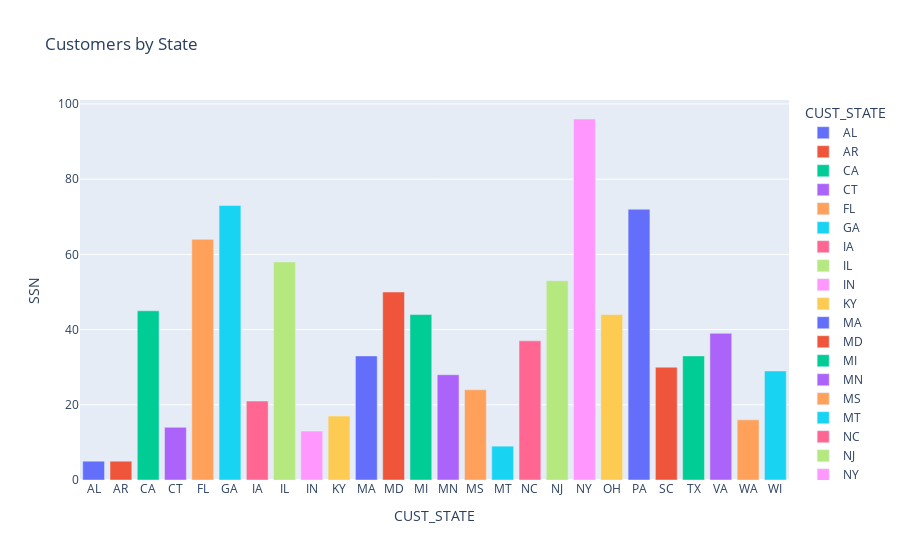

Notebook source saved alongside this figure:
### Code cell
#Find and plot which state has a high number of customers.
grouped = cudf.groupby('CUST_STATE')['SSN'].count().reset_index()
grouped

fig = px.bar(grouped, x='CUST_STATE', y='SSN', color='CUST_STATE', title='Customers by State')
fig.show()

### Figure 1 — Plotly figure (JSON) as saved in the notebook; plotly's stock layout.template omitted (floating-point values rounded to 4 significant figures)
{"data": [{"alignmentgroup": "True", "hovertemplate": "CUST_STATE=%{x}<br>SSN=%{y}<extra></extra>", "legendgroup": "AL", "marker": {"color": "#636efa", "pattern": {"shape": ""}}, "name": "AL", "offsetgroup": "AL", "orientation": "v", "showlegend": true, "textposition": "auto", "type": "bar", "x": ["AL"], "xaxis": "x", "y": [5], "yaxis": "y"}, {"alignmentgroup": "True", "hovertemplate": "CUST_STATE=%{x}<br>SSN=%{y}<extra></extra>", "legendgroup": "AR", "marker": {"color": "#EF553B", "pattern": {"shape": ""}}, "name": "AR", "offsetgroup": "AR", "orientation": "v", "showlegend": true, "textposition": "auto", "type": "bar", "x": ["AR"], "xaxis": "x", "y": [5], "yaxis": "y"}, {"alignmentgroup": "True", "hovertemplate": "CUST_STATE=%{x}<br>SSN=%{y}<extra></extra>", "legendgroup": "CA", "marker": {"color": "#00cc96", "pattern": {"shape": ""}}, "name": "CA", "offsetgroup": "CA", "orientation": "v", "showlegend": true, "textposition": "auto", "type": "bar", "x": ["CA"], "xaxis": "x", "y": [45], "yaxis": "y"}, {"alignmentgroup": "True", "hovertemplate": "CUST_STATE=%{x}<br>SSN=%{y}<extra></extra>", "legendgroup": "CT", "marker": {"color": "#ab63fa", "pattern": {"shape": ""}}, "name": "CT", "offsetgroup": "CT", "orientation": "v", "showlegend": true, "textposition": "auto", "type": "bar", "x": ["CT"], "xaxis": "x", "y": [14], "yaxis": "y"}, {"alignmentgroup": "True", "hovertemplate": "CUST_STATE=%{x}<br>SSN=%{y}<extra></extra>", "legendgroup": "FL", "marker": {"color": "#FFA15A", "pattern": {"shape": ""}}, "name": "FL", "offsetgroup": "FL", "orientation": "v", "showlegend": true, "textposition": "auto", "type": "bar", "x": ["FL"], "xaxis": "x", "y": [64], "yaxis": "y"}, {"alignmentgroup": "True", "hovertemplate": "CUST_STATE=%{x}<br>SSN=%{y}<extra></extra>", "legendgroup": "GA", "marker": {"color": "#19d3f3", "pattern": {"shape": ""}}, "name": "GA", "offsetgroup": "GA", "orientation": "v", "showlegend": true, "textposition": "auto", "type": "bar", "x": ["GA"], "xaxis": "x", "y": [73], "yaxis": "y"}, {"alignmentgroup": "True", "hovertemplate": "CUST_STATE=%{x}<br>SSN=%{y}<extra></extra>", "legendgroup": "IA", "marker": {"color": "#FF6692", "pattern": {"shape": ""}}, "name": "IA", "offsetgroup": "IA", "orientation": "v", "showlegend": true, "textposition": "auto", "type": "bar", "x": ["IA"], "xaxis": "x", "y": [21], "yaxis": "y"}, {"alignmentgroup": "True", "hovertemplate": "CUST_STATE=%{x}<br>SSN=%{y}<extra></extra>", "legendgroup": "IL", "marker": {"color": "#B6E880", "pattern": {"shape": ""}}, "name": "IL", "offsetgroup": "IL", "orientation": "v", "showlegend": true, "textposition": "auto", "type": "bar", "x": ["IL"], "xaxis": "x", "y": [58], "yaxis": "y"}, {"alignmentgroup": "True", "hovertemplate": "CUST_STATE=%{x}<br>SSN=%{y}<extra></extra>", "legendgroup": "IN", "marker": {"color": "#FF97FF", "pattern": {"shape": ""}}, "name": "IN", "offsetgroup": "IN", "orientation": "v", "showlegend": true, "textposition": "auto", "type": "bar", "x": ["IN"], "xaxis": "x", "y": [13], "yaxis": "y"}, {"alignmentgroup": "True", "hovertemplate": "CUST_STATE=%{x}<br>SSN=%{y}<extra></extra>", "legendgroup": "KY", "marker": {"color": "#FECB52", "pattern": {"shape": ""}}, "name": "KY", "offsetgroup": "KY", "orientation": "v", "showlegend": true, "textposition": "auto", "type": "bar", "x": ["KY"], "xaxis": "x", "y": [17], "yaxis": "y"}, {"alignmentgroup": "True", "hovertemplate": "CUST_STATE=%{x}<br>SSN=%{y}<extra></extra>", "legendgroup": "MA", "marker": {"color": "#636efa", "pattern": {"shape": ""}}, "name": "MA", "offsetgroup": "MA", "orientation": "v", "showlegend": true, "textposition": "auto", "type": "bar", "x": ["MA"], "xaxis": "x", "y": [33], "yaxis": "y"}, {"alignmentgroup": "True", "hovertemplate": "CUST_STATE=%{x}<br>SSN=%{y}<extra></extra>", "legendgroup": "MD", "marker": {"color": "#EF553B", "pattern": {"shape": ""}}, "name": "MD", "offsetgroup": "MD", "orientation": "v", "showlegend": true, "textposition": "auto", "type": "bar", "x": ["MD"], "xaxis": "x", "y": [50], "yaxis": "y"}, {"alignmentgroup": "True", "hovertemplate": "CUST_STATE=%{x}<br>SSN=%{y}<extra></extra>", "legendgroup": "MI", "marker": {"color": "#00cc96", "pattern": {"shape": ""}}, "name": "MI", "offsetgroup": "MI", "orientation": "v", "showlegend": true, "textposition": "auto", "type": "bar", "x": ["MI"], "xaxis": "x", "y": [44], "yaxis": "y"}, {"alignmentgroup": "True", "hovertemplate": "CUST_STATE=%{x}<br>SSN=%{y}<extra></extra>", "legendgroup": "MN", "marker": {"color": "#ab63fa", "pattern": {"shape": ""}}, "name": "MN", "offsetgroup": "MN", "orientation": "v", "showlegend": true, "textposition": "auto", "type": "bar", "x": ["MN"], "xaxis": "x", "y": [28], "yaxis": "y"}, {"alignmentgroup": "True", "hovertemplate": "CUST_STATE=%{x}<br>SSN=%{y}<extra></extra>", "legendgroup": "MS", "marker": {"color": "#FFA15A", "pattern": {"shape": ""}}, "name": "MS", "offsetgroup": "MS", "orientation": "v", "showlegend": true, "textposition": "auto", "type": "bar", "x": ["MS"], "xaxis": "x", "y": [24], "yaxis": "y"}, {"alignmentgroup": "True", "hovertemplate": "CUST_STATE=%{x}<br>SSN=%{y}<extra></extra>", "legendgroup": "MT", "marker": {"color": "#19d3f3", "pattern": {"shape": ""}}, "name": "MT", "offsetgroup": "MT", "orientation": "v", "showlegend": true, "textposition": "auto", "type": "bar", "x": ["MT"], "xaxis": "x", "y": [9], "yaxis": "y"}, {"alignmentgroup": "True", "hovertemplate": "CUST_STATE=%{x}<br>SSN=%{y}<extra></extra>", "legendgroup": "NC", "marker": {"color": "#FF6692", "pattern": {"shape": ""}}, "name": "NC", "offsetgroup": "NC", "orientation": "v", "showlegend": true, "textposition": "auto", "type": "bar", "x": ["NC"], "xaxis": "x", "y": [37], "yaxis": "y"}, {"alignmentgroup": "True", "hovertemplate": "CUST_STATE=%{x}<br>SSN=%{y}<extra></extra>", "legendgroup": "NJ", "marker": {"color": "#B6E880", "pattern": {"shape": ""}}, "name": "NJ", "offsetgroup": "NJ", "orientation": "v", "showlegend": true, "textposition": "auto", "type": "bar", "x": ["NJ"], "xaxis": "x", "y": [53], "yaxis": "y"}, {"alignmentgroup": "True", "hovertemplate": "CUST_STATE=%{x}<br>SSN=%{y}<extra></extra>", "legendgroup": "NY", "marker": {"color": "#FF97FF", "pattern": {"shape": ""}}, "name": "NY", "offsetgroup": "NY", "orientation": "v", "showlegend": true, "textposition": "auto", "type": "bar", "x": ["NY"], "xaxis": "x", "y": [96], "yaxis": "y"}, {"alignmentgroup": "True", "hovertemplate": "CUST_STATE=%{x}<br>SSN=%{y}<extra></extra>", "legendgroup": "OH", "marker": {"color": "#FECB52", "pattern": {"shape": ""}}, "name": "OH", "offsetgroup": "OH", "orientation": "v", "showlegend": true, "textposition": "auto", "type": "bar", "x": ["OH"], "xaxis": "x", "y": [44], "yaxis": "y"}, {"alignmentgroup": "True", "hovertemplate": "CUST_STATE=%{x}<br>SSN=%{y}<extra></extra>", "legendgroup": "PA", "marker": {"color": "#636efa", "pattern": {"shape": ""}}, "name": "PA", "offsetgroup": "PA", "orientation": "v", "showlegend": true, "textposition": "auto", "type": "bar", "x": ["PA"], "xaxis": "x", "y": [72], "yaxis": "y"}, {"alignmentgroup": "True", "hovertemplate": "CUST_STATE=%{x}<br>SSN=%{y}<extra></extra>", "legendgroup": "SC", "marker": {"color": "#EF553B", "pattern": {"shape": ""}}, "name": "SC", "offsetgroup": "SC", "orientation": "v", "showlegend": true, "textposition": "auto", "type": "bar", "x": ["SC"], "xaxis": "x", "y": [30], "yaxis": "y"}, {"alignmentgroup": "True", "hovertemplate": "CUST_STATE=%{x}<br>SSN=%{y}<extra></extra>", "legendgroup": "TX", "marker": {"color": "#00cc96", "pattern": {"shape": ""}}, "name": "TX", "offsetgroup": "TX", "orientation": "v", "showlegend": true, "textposition": "auto", "type": "bar", "x": ["TX"], "xaxis": "x", "y": [33], "yaxis": "y"}, {"alignmentgroup": "True", "hovertemplate": "CUST_STATE=%{x}<br>SSN=%{y}<extra></extra>", "legendgroup": "VA", "marker": {"color": "#ab63fa", "pattern": {"shape": ""}}, "name": "VA", "offsetgroup": "VA", "orientation": "v", "showlegend": true, "textposition": "auto", "type": "bar", "x": ["VA"], "xaxis": "x", "y": [39], "yaxis": "y"}, {"alignmentgroup": "True", "hovertemplate": "CUST_STATE=%{x}<br>SSN=%{y}<extra></extra>", "legendgroup": "WA", "marker": {"color": "#FFA15A", "pattern": {"shape": ""}}, "name": "WA", "offsetgroup": "WA", "orientation": "v", "showlegend": true, "textposition": "auto", "type": "bar", "x": ["WA"], "xaxis": "x", "y": [16], "yaxis": "y"}, {"alignmentgroup": "True", "hovertemplate": "CUST_STATE=%{x}<br>SSN=%{y}<extra></extra>", "legendgroup": "WI", "marker": {"color": "#19d3f3", "pattern": {"shape": ""}}, "name": "WI", "offsetgroup": "WI", "orientation": "v", "showlegend": true, "textposition": "auto", "type": "bar", "x": ["WI"], "xaxis": "x", "y": [29], "yaxis": "y"}], "layout": {"barmode": "relative", "legend": {"title": {"text": "CUST_STATE"}, "tracegroupgap": 0}, "title": {"text": "Customers by State"}, "xaxis": {"anchor": "y", "categoryarray": ["AL", "AR", "CA", "CT", "FL", "GA", "IA", "IL", "IN", "KY", "MA", "MD", "MI", "MN", "MS", "MT", "NC", "NJ", "NY", "OH", "PA", "SC", "TX", "VA", "WA", "WI"], "categoryorder": "array", "domain": [0, 1], "title": {"text": "CUST_STATE"}}, "yaxis": {"anchor": "x", "domain": [0, 1], "title": {"text": "SSN"}}}}
